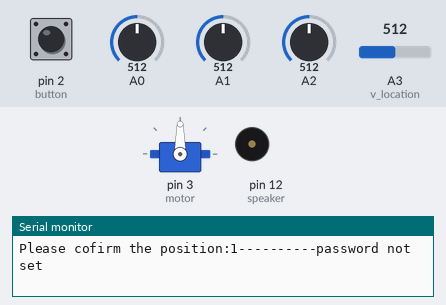
This sketch was run on a simulated Arduino Uno, built with avr-gcc and run on an emulated ATmega328P. Shown: servo, buzzer (waves = sounding, pin HIGH), the last lines printed to the serial monitor. The test bench sets the inputs (shaded band); at power-on: pin 2 (button) LOW, A0 = 512, A1 = 512, A2 = 512, A3 (v_location) = 512.

Above: at 1.2 s.
1.3 s: pin 2 (button) pulled HIGH for 0.15 s
4.2 s: pin 2 (button) pulled HIGH for 1 s
8.2 s: pin 2 (button) pulsed HIGH 2 times (0.12 s each, 0.3 s apart)
11.8 s: pin 2 (button) pulsed HIGH 2 times (0.12 s each, 0.3 s apart)
15.4 s: pin 2 (button) pulled HIGH for 3.2 s
At 21.5 s:
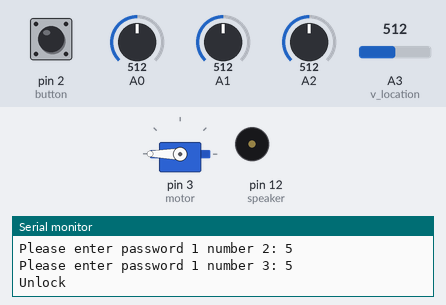
21.6 s: pin 2 (button) pulled HIGH for 0.15 s
At 22.75 s:
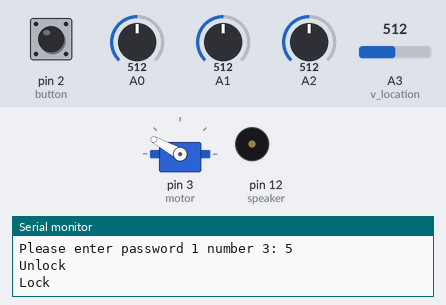
At 24.2 s:
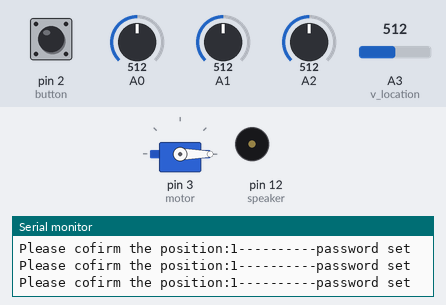
Timing chart, 0 to 25.7 s (numbered marks = the images above; inputs shaded):
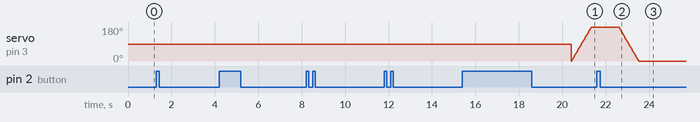

The sketch:

ver3.1.ino
```cpp
#include <Servo.h>

#define button 2
#define v_location A3
#define motor 3
#define speaker 12
int  correct = 0, setting_button = 0, location = 0, i = 0;
int password[3][3], input[3],v_setting[3]={0,0,0};
Servo servo;

int set_password(int password[3][3]);
int check_password(int password[3][3]);
void unlock();
void lock();
void alarm();


void setup() {
  Serial.begin(9600);
  pinMode(button, INPUT);
  pinMode(v_location, INPUT);
  pinMode(3, INPUT);
  pinMode(4, INPUT);
  pinMode(5, INPUT);
  servo.attach(motor);
  pinMode(speaker,OUTPUT);
}

void loop() {

  while (1==1) {
    while(1==1)
    {
    location = analogRead(v_location) * 3 / 1024;
    Serial.print("Please cofirm the position:");
    Serial.print(location);
    if(v_setting[location]==0)
    {
      Serial.println("----------password not set");
    }
    if(v_setting[location]==1)
    {
      Serial.println("----------password set");
    }
    setting_button = digitalRead(button);
        if (setting_button == 1)
        {
          delay(1000);
          break;
        }
    }


    if (v_setting[location] != 1)
    {
      while (1==1)
      {
        if (i == 0)
        {
          password[location][i] = analogRead(A0) * 10 / 1024;
          Serial.print("Please set password ");
          Serial.print(location);
          Serial.print(" number 1: ");
          Serial.println(analogRead(A0) * 10 / 1024);

        }
        if (i == 1)
        {
          password[location][i] = analogRead(A1) * 10 / 1024;
          Serial.print("Please set password ");
          Serial.print(location);
          Serial.print(" number 2: ");
          Serial.println(analogRead(A1) * 10 / 1024);
          }
        if (i == 2)
        {
          password[location][i] = analogRead(A2) * 10 / 1024;
          Serial.print("Please set password ");
          Serial.print(location);
          Serial.print(" number 3: ");
          Serial.println(analogRead(A2) * 10 / 1024);
          }
        setting_button = digitalRead(button);
        if (setting_button == 1)
        {
          i++;
          delay(1000);
          continue;
        }
        if (i == 3)
        {

          i=0;
          delay(1000);
          break;
        }
        delay(10);
      }

      if(location==0)
      {
        v_setting[0]=1;
        }
      if(location==1)
      {
        v_setting[1]=1;
        }
      if(location==2)
      {
        v_setting[2]=1;
        }

      continue;

    }

    if (v_setting[location] == 1)
    {

      i = 0;
      while (1)
      {
        if (i == 0)
        {
          input[i] = analogRead(A0) * 10 / 1024;
          Serial.print("Please enter password ");
          Serial.print(location);
          Serial.print(" number 1: ");
          Serial.println(analogRead(A0) * 10 / 1024);
        }
        if (i == 1)
        {
          input[i] = analogRead(A1) * 10 / 1024;
          Serial.print("Please enter password ");
          Serial.print(location);
          Serial.print(" number 2: ");
          Serial.println(analogRead(A1) * 10 / 1024);
        }
        if (i == 2)
        {
          input[i] = analogRead(A2) * 10 / 1024;
          Serial.print("Please enter password ");
          Serial.print(location);
          Serial.print(" number 3: ");
          Serial.println(analogRead(A2) * 10 / 1024);
        }
        setting_button = digitalRead(button);
        if (setting_button == 1)
        {
          i++;
          delay(1000);
          continue;
        }
        if (i == 3)
        {
          delay(1000);
          break;
        }
        delay(10);
      }


      if (input[0] == password[location][0])
      {
        if (input[1] == password[location][1])
        {
          if (input[2] == password[location][2])
          {
            correct = 1;
          } else {
            correct = 0;
          }
        } else {
          correct = 0;
        }
      }else {
          correct = 0;
        }


      if (correct == 1)
      {
        unlock();
        while (1)
        {
          setting_button = digitalRead(button);
          if (setting_button == 1)
          {
            break;
          }
        }
        lock();
        correct=0;
        continue;
      }
      else
      {
        alarm();
      }
    }
  }
}

/*int set_password(int password[3][3])
  {
  int setting_button = 0, i = 0, location = 0;
  location = analogRead(v_location) * 3 / 1024;
  while (1)
  {
    if (i == 0)
    {
      password[location][i] = analogRead(A0) * 10 / 1024;
      Serial.print("Please set the first password:");
      Serial.println(analogRead(A0) * 10 / 1024);
    }
    if (i == 1)
    {
      password[location][i] = analogRead(A1) * 10 / 1024;
      Serial.print("Please set the second password:");
      Serial.println(analogRead(A1) * 10 / 1024);
    }
    if (i == 2)
    {
      password[location][i] = analogRead(A2) * 10 / 1024;
      Serial.print("Please set the third password:");
      Serial.println(analogRead(A2) * 10 / 1024);
    }
    setting_button = digitalRead(button);
    if (setting_button == 1)
    {
      i++;
      delay(1000);
      continue;
    }
    if (i == 3)
    {
      return (0);
    }
    delay(10);
  }

  return (0);
  }

int check_password(int password[3][3])
{
  int input[3], setting_button = 0, i = 0, location = 0;
  location = analogRead(v_location);
  while (1)
  {
    if (i == 0)
    {
      input[i] = analogRead(A0) * 10 / 1024;
      Serial.print("Please enter the first password:");
      Serial.println(analogRead(A0) * 10 / 1024);
    }
    if (i == 1)
    {
      input[i] = analogRead(A1) * 10 / 1024;
      Serial.print("Please enter the second password:");
      Serial.println(analogRead(A1) * 10 / 1024);
    }
    if (i == 2)
    {
      input[i] = analogRead(A2) * 10 / 1024;
      Serial.print("Please enter the third password:");
      Serial.println(analogRead(A2) * 10 / 1024);
    }

    setting_button = digitalRead(button);
    if (setting_button == 1)
    {
      i++;
      delay(1000);
      continue;
    }
    if (i == 3)
    {
      delay(1000);
      break;
    }
    delay(10);
  }
  if (input[0] == password[location][0])
  { Serial.print(password[location][0]);
    delay(1000);
    if (input[1] == password[location][1])
    {
      if (input[2] == password[location][2])
      {
        return (1);
      }
    }
  }
  return (0);
}
*/
void unlock()
{ int pos;
  Serial.println("Unlock");
  for (pos = 0; pos <= 180; pos ++) {
    servo.write(pos);
    delay(5);
  }

}
void lock()
{int pos;
  Serial.println("Lock");
  delay(1000);
  for (pos = 180; pos >= 0; pos --) {
    servo.write(pos);
    delay(5);
  }
}
void alarm()
{int times=0;
  Serial.println("Alarm");
   for (times = 0; times <= 10; times ++) {
    digitalWrite(speaker, 0);
    delay(100);
    digitalWrite(speaker, 1000);
    delay(100);
  }
  delay(1000);
}
```

Measured:
- after the input at 21.6 s, servo on pin 3 (motor): moves from 180° to 0° over 0.91 s, starting after 1.0 s
